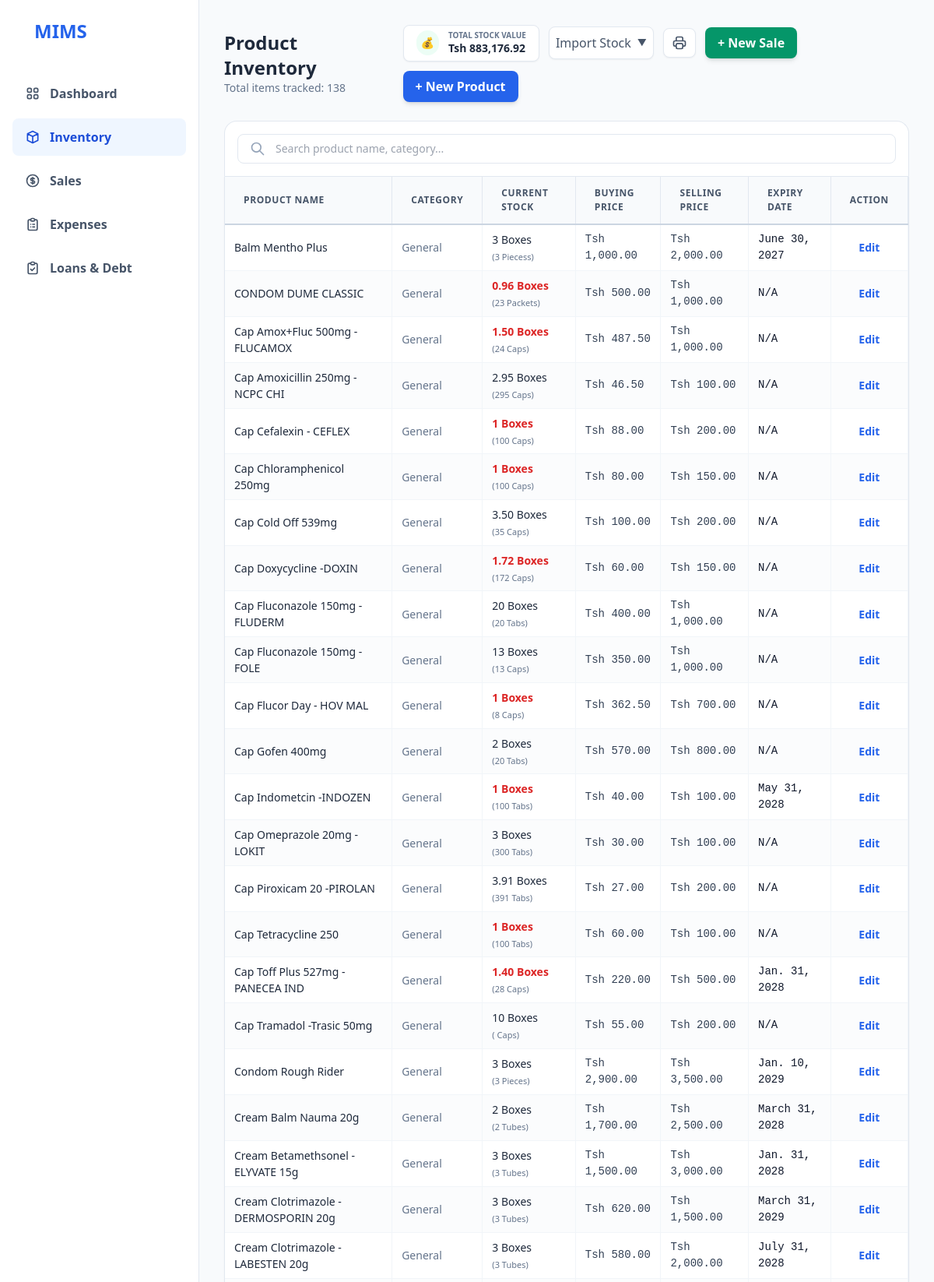
Screenshot of /inventory/ (signed in, upper part) with the database file from the repository.
### mims/models.py (models this page shows, shortened)
class Product(models.Model):
    name = models.CharField(max_length=200, db_index=True)
    category = models.ForeignKey(Category, on_delete=models.CASCADE)
    bulk_unit = models.CharField(max_length=50, help_text="e.g., Box")
    base_unit = models.CharField(max_length=50, help_text="e.g., Piece")
    conversion_factor = models.PositiveIntegerField(help_text="Sellable Items per Box")
    expiry_date = models.DateField(null=True, blank=True, help_text="Date when product expires")
    barcode = models.CharField(max_length=50, blank=True, null=True, unique=True)
    buy_price_per_bulk = models.DecimalField(max_digits=10, decimal_places=2, help_text="Buy Price per Smallest Unit")
    sell_price_per_base = models.DecimalField(max_digits=10, decimal_places=2, help_text="Retail Price per Smallest Unit")
    stock_qty = models.FloatField(default=0, help_text="Current Stock in Boxes")
    @property
    def stock_value(self):
        try:
            boxes = Decimal(str(self.stock_qty))
            items_per_box = Decimal(str(self.conversion_factor))
            unit_buy_price = Decimal(str(self.buy_price_per_bulk))
            return boxes * items_per_box * unit_buy_price
        except (ValueError, TypeError, InvalidOperation):
            return Decimal(0)

class Category(models.Model):
    name = models.CharField(max_length=100)

### mims/views.py (the view, shortened to what this page needs)
# urls.py: path('inventory/', inventory_list_view, name='inventory'),
@login_required
def inventory_list_view(request):
    products = Product.objects.select_related('category').all().order_by('name')
    categories = Category.objects.all()
    inventory_data = []
    total_valuation = Decimal(0)
    for p in products:
        val = p.stock_value() if callable(getattr(p, 'stock_value', None)) else getattr(p, 'stock_value', 0)
        total_valuation += Decimal(val)
        total_pieces = p.stock_qty * p.conversion_factor
        inventory_data.append({
            'item': p,
            'stock_value_display': f"{val:,.2f}",
            'retail_price_display': f"{p.sell_price_per_base:,.2f}",
            'stock_qty_display': f"{p.stock_qty:,}",
            'is_low_stock': p.stock_qty < 2,
            'total_pieces': total_pieces # Added so template can see it
        })
    context = {
        'inventory': inventory_data,
        'total_valuation': f"{total_valuation:,.2f}",
        'categories': categories
    }
    return render(request, 'mims/inventory.html', context)

### mims/context_processors.py (called while the page is built)
def notifications(request):
    today = timezone.now().date()
    six_months_from_now = today + timedelta(days=180)
    low_stock = Product.objects.filter(stock_qty__lt=2)
    expiring_soon = Product.objects.filter(expiry_date__lte=six_months_from_now)
    total_ids = set(low_stock.values_list('id', flat=True)) | set(expiring_soon.values_list('id', flat=True))
    count = len(total_ids)
    return {
        'notification_count': count,
        'has_notifications': count > 0
    }

### mims/templates/mims/inventory.html (shortened to what this page needs)
{% extends 'mims/dashboard.html' %}
{% load humanize%}
{% block content %}
<div class="p-8">
    <div class="flex flex-col md:flex-row justify-between items-start md:items-center mb-6 gap-4">
    <div>
        <h2 class="text-2xl font-bold text-slate-800">Product Inventory</h2>
        <p class="text-sm text-slate-500">Total items tracked: {{ inventory|length }}</p>
    </div>
    <div class="flex flex-wrap items-center gap-3 no-print">
        <div onclick="toggleValuationModal()" class="bg-white px-4 py-1.5 rounded-lg border border-slate-200 shadow-sm flex items-center gap-3 cursor-pointer hover:bg-slate-50 transition">
            <div class="p-1.5 bg-emerald-50 rounded-full text-emerald-600 text-sm">💰</div>
            <div>
                <p class="text-[10px] text-slate-500 font-bold uppercase leading-tight">Total  Stock Value</p>
                <h3 class="text-sm font-bold text-slate-800">Tsh {{ total_valuation }}</h3>
            </div>
        </div>
        <div class="relative">
            <button onclick="toggleImportMenu()" class="p-2 bg-white border border-slate-200 rounded-lg hover:bg-slate-50 text-slate-600 shadow-sm flex items-center gap-2 h-full">
                <span>Import Stock</span>
                <span class="text-xs">▼</span>
            </button>
        </div>
        <button onclick="window.print()" class="p-2 bg-white border border-slate-200 rounded-lg hover:bg-slate-50 text-slate-600 shadow-sm flex items-center justify-center h-full min-w-[42px]" title="Print">
        </button>
        <a href="{% url 'create_sale' %}" class="bg-emerald-600 text-white px-4 py-2 rounded-lg font-semibold hover:bg-emerald-700 shadow-md flex items-center gap-2 h-full">
            <span>+ New Sale</span>
        </a>
        <button onclick="toggleModal()" class="bg-blue-600 text-white px-4 py-2 rounded-lg font-semibold hover:bg-blue-700 shadow-md h-full">
            + New Product
        </button>
    </div>
</div>
    <div class="bg-white p-4 rounded-t-2xl border border-slate-200 border-b-0 flex flex-wrap gap-4 items-center no-print">
    <div class="relative flex-1 min-w-[300px]">
        <div class="absolute left-4 top-1/2 -translate-y-1/2 text-slate-400 pointer-events-none">
        </div>
        <input type="text" id="inventorySearch" placeholder="Search product name, category..."
            class="w-full pl-12 pr-4 py-2 border border-slate-200 rounded-lg focus:ring-2 focus:ring-blue-500 outline-none text-sm">
    </div>
    </div>
    <div class="bg-white rounded-b-2xl shadow-sm overflow-hidden excel-table">
        <table class="w-full text-left border-collapse" id="inventoryTable">
            <thead>
                <tr>
                    <th class="px-6 py-3 text-slate-600 uppercase">Product Name</th>
                    <th class="px-6 py-3 text-slate-600 uppercase">Category</th>
                    <th class="px-6 py-3 text-slate-600 uppercase">Current Stock</th>
                    <th class="px-6 py-3 text-slate-600 uppercase">Buying Price</th>
                    <th class="px-6 py-3 text-slate-600 uppercase">Selling Price</th>
                    <th class="px-6 py-3 text-slate-600 uppercase">Expiry Date</th>
                    <th class="px-6 py-3 text-slate-600 uppercase no-print text-center">Action</th>
                </tr>
            </thead>
            <tbody class="divide-y divide-slate-100">
                {% for entry in inventory %}
                <tr>
                    <td class="font-medium text-slate-800">{{ entry.item.name }}</td>
                    <td class="text-slate-500">{{ entry.item.category.name }}</td>
                    <td class="align-top py-3">
                        <span class="{% if entry.is_low_stock %}text-red-600 font-bold{% else %}text-slate-800{% endif %}">
                            {{ entry.item.stock_qty|intcomma|floatformat:"-2" }}
                            {% if entry.item.bulk_unit == 'Box' %}Boxes{% else %}{{ entry.item.bulk_unit }}s{% endif %}
                        </span>
                        <span class="text-[11px] text-slate-500 block font-medium mt-1">
                            ({{ entry.total_pieces|intcomma|floatformat:0 }} {{ entry.item.base_unit }}s)
                        </span>
                    </td>
                    <td class="font-mono text-slate-700">Tsh {{ entry.item.buy_price_per_bulk|floatformat:2|intcomma }}</td>
                    <td class="font-mono text-slate-700">Tsh {{ entry.retail_price_display }}</td>
                    <td class="font-mono text-slate-900">{{ entry.item.expiry_date|date|default:"N/A" }}</td>
                    <td class="text-center no-print">
                        <a href="{% url 'edit_product' entry.item.id %}" class="text-blue-600 hover:text-blue-800 font-bold px-2 py-1 rounded hover:bg-blue-50 transition">
                            Edit
                        </a>
                    </td>
                </tr>
                {% endfor %}
            </tbody>
        </table>
    </div>
</div>
{% endblock %}

### mims/templates/mims/dashboard.html (style rules this page uses)
body { font-family: ui-sans-serif, system-ui, -apple-system, BlinkMacSystemFont, "Segoe UI", Roboto, "Helvetica Neue", Arial, sans-serif; }

### mims/templates/mims/inventory.html (style rules this page uses)
.excel-table { border: 1px solid #e2e8f0; }
.excel-table th { background-color: #f8fafc; border-bottom: 2px solid #cbd5e1; border-right: 1px solid #e2e8f0; font-size: 0.75rem; letter-spacing: 0.05em; }
.excel-table td { border-right: 1px solid #f1f5f9; padding: 8px 12px !important; font-size: 0.875rem; }
.excel-table tr:nth-child(even) { background-color: #fbfcfd; }

### rows the page displays
Product: item.name "Balm Mentho Plus", item.category.name "General", item.stock_qty "3", bulk_unit "Boxes", total_pieces "3", item.base_unit "Pieces", item.buy_price_per_bulk "1,000.00", retail_price_display "2,000.00", item.expiry_date "June 30, 2027"
Product: item.name "CONDOM DUME CLASSIC", item.category.name "General", item.stock_qty "0.96", bulk_unit "Boxes", total_pieces "23", item.base_unit "Packet", item.buy_price_per_bulk "500.00", retail_price_display "1,000.00", item.expiry_date "N/A"
Product: item.name "Cap Amox+Fluc 500mg -FLUCAMOX", item.category.name "General", item.stock_qty "1.50", bulk_unit "Boxes", total_pieces "24", item.base_unit "Cap", item.buy_price_per_bulk "487.50", retail_price_display "1,000.00", item.expiry_date "N/A"
Product: item.name "Cap Amoxicillin 250mg -NCPC CHI", item.category.name "General", item.stock_qty "2.95", bulk_unit "Boxes", total_pieces "295", item.base_unit "Cap", item.buy_price_per_bulk "46.50", retail_price_display "100.00", item.expiry_date "N/A"
Product: item.name "Cap Cefalexin - CEFLEX", item.category.name "General", item.stock_qty "1", bulk_unit "Boxes", total_pieces "100", item.base_unit "Cap", item.buy_price_per_bulk "88.00", retail_price_display "200.00", item.expiry_date "N/A"
Product: item.name "Cap Chloramphenicol 250mg", item.category.name "General", item.stock_qty "1", bulk_unit "Boxes", total_pieces "100", item.base_unit "Cap", item.buy_price_per_bulk "80.00", retail_price_display "150.00", item.expiry_date "N/A"
Product: item.name "Cap Cold Off 539mg", item.category.name "General", item.stock_qty "3.50", bulk_unit "Boxes", total_pieces "35", item.base_unit "Cap", item.buy_price_per_bulk "100.00", retail_price_display "200.00", item.expiry_date "N/A"
Product: item.name "Cap Doxycycline -DOXIN", item.category.name "General", item.stock_qty "1.72", bulk_unit "Boxes", total_pieces "172", item.base_unit "Cap", item.buy_price_per_bulk "60.00", retail_price_display "150.00", item.expiry_date "N/A"
Product: item.name "Cap Fluconazole 150mg - FLUDERM", item.category.name "General", item.stock_qty "20", bulk_unit "Boxes", total_pieces "20", item.base_unit "Tab", item.buy_price_per_bulk "400.00", retail_price_display "1,000.00", item.expiry_date "N/A"
Product: item.name "Cap Fluconazole 150mg - FOLE", item.category.name "General", item.stock_qty "13", bulk_unit "Boxes", total_pieces "13", item.base_unit "Cap", item.buy_price_per_bulk "350.00", retail_price_display "1,000.00", item.expiry_date "N/A"
Product: item.name "Cap Flucor Day - HOV MAL", item.category.name "General", item.stock_qty "1", bulk_unit "Boxes", total_pieces "8", item.base_unit "Cap", item.buy_price_per_bulk "362.50", retail_price_display "700.00", item.expiry_date "N/A"
Product: item.name "Cap Gofen 400mg", item.category.name "General", item.stock_qty "2", bulk_unit "Boxes", total_pieces "20", item.base_unit "Tab", item.buy_price_per_bulk "570.00", retail_price_display "800.00", item.expiry_date "N/A"
Product: item.name "Cap Indometcin -INDOZEN", item.category.name "General", item.stock_qty "1", bulk_unit "Boxes", total_pieces "100", item.base_unit "Tab", item.buy_price_per_bulk "40.00", retail_price_display "100.00", item.expiry_date "May 31, 2028"
Product: item.name "Cap Omeprazole 20mg -LOKIT", item.category.name "General", item.stock_qty "3", bulk_unit "Boxes", total_pieces "300", item.base_unit "Tab", item.buy_price_per_bulk "30.00", retail_price_display "100.00", item.expiry_date "N/A"
Product: item.name "Cap Piroxicam 20 -PIROLAN", item.category.name "General", item.stock_qty "3.91", bulk_unit "Boxes", total_pieces "391", item.base_unit "Tab", item.buy_price_per_bulk "27.00", retail_price_display "200.00", item.expiry_date "N/A"
Product: item.name "Cap Tetracycline 250", item.category.name "General", item.stock_qty "1", bulk_unit "Boxes", total_pieces "100", item.base_unit "Tab", item.buy_price_per_bulk "60.00", retail_price_display "100.00", item.expiry_date "N/A"
Product: item.name "Cap Toff Plus 527mg - PANECEA IND", item.category.name "General", item.stock_qty "1.40", bulk_unit "Boxes", total_pieces "28", item.base_unit "Cap", item.buy_price_per_bulk "220.00", retail_price_display "500.00", item.expiry_date "Jan. 31, 2028"
Product: item.name "Cap Tramadol -Trasic 50mg", item.category.name "General", item.stock_qty "10", bulk_unit "Boxes", item.base_unit "Cap", item.buy_price_per_bulk "55.00", retail_price_display "200.00", item.expiry_date "N/A"
Product: item.name "Condom Rough Rider", item.category.name "General", item.stock_qty "3", bulk_unit "Boxes", total_pieces "3", item.base_unit "Piece", item.buy_price_per_bulk "2,900.00", retail_price_display "3,500.00", item.expiry_date "Jan. 10, 2029"
Product: item.name "Cream Balm Nauma 20g", item.category.name "General", item.stock_qty "2", bulk_unit "Boxes", total_pieces "2", item.base_unit "Tube", item.buy_price_per_bulk "1,700.00", retail_price_display "2,500.00", item.expiry_date "March 31, 2028"
Product: item.name "Cream Betamethsonel -ELYVATE 15g", item.category.name "General", item.stock_qty "3", bulk_unit "Boxes", total_pieces "3", item.base_unit "Tube", item.buy_price_per_bulk "1,500.00", retail_price_display "3,000.00", item.expiry_date "Jan. 31, 2028"
Product: item.name "Cream Clotrimazole - DERMOSPORIN 20g", item.category.name "General", item.stock_qty "3", bulk_unit "Boxes", total_pieces "3", item.base_unit "Tube", item.buy_price_per_bulk "620.00", retail_price_display "1,500.00", item.expiry_date "March 31, 2029"
Product: item.name "Cream Clotrimazole - LABESTEN 20g", item.category.name "General", item.stock_qty "3", bulk_unit "Boxes", total_pieces "3", item.base_unit "Tube", item.buy_price_per_bulk "580.00", retail_price_display "2,000.00", item.expiry_date "July 31, 2028"

### other values shown
{{ inventory|length }} "138"
{{ total_valuation }} "883,176.92"
